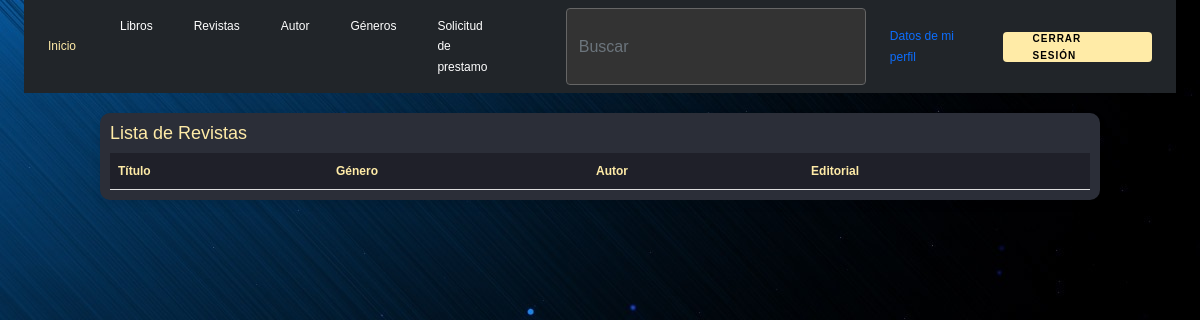
Before: /view/content/user/revistas.php (signed in) with the older database file.
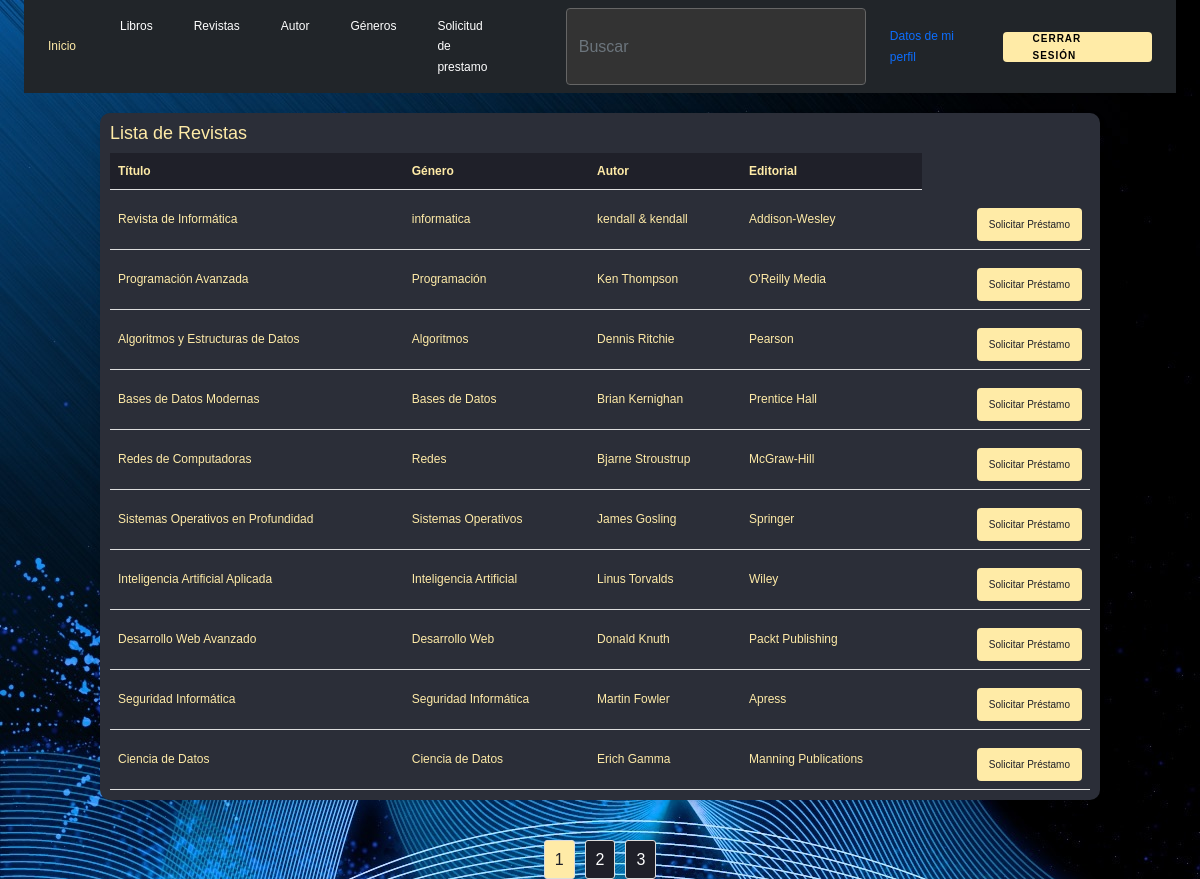
After: the same page with the newer database file.
### tables this page shows
CREATE TABLE `libros` (
  `id_libro` int(11) NOT NULL,
  `titulo` varchar(100) NOT NULL,
  `cantidad` decimal(10,0) NOT NULL,
  `id_tipo` int(11) NOT NULL,
  `isbn` varchar(20) DEFAULT NULL,
  `id_genero` int(11) NOT NULL,
  `id_autor` int(11) NOT NULL,
  `id_editorial` int(11) NOT NULL
);

CREATE TABLE `genero` (
  `id_genero` int(11) NOT NULL,
  `nombre` varchar(50) NOT NULL
);

CREATE TABLE `autor` (
  `id_autor` int(11) NOT NULL,
  `nombre` varchar(100) NOT NULL
);

CREATE TABLE `editorial` (
  `id_editorial` int(11) NOT NULL,
  `nombre` varchar(100) NOT NULL
);

### view/content/user/revistas.php (the view, shortened to what this page needs)
<?php
require_once("c://xampp/htdocs/login/view/head/header.php");
try {
    $database = new db();
    $conn = $database->conexion();
    $results_per_page = 10;
    $sql = "SELECT COUNT(*) AS total FROM libros WHERE id_tipo = 2";
    $stmt = $conn->query($sql);
    $row = $stmt->fetch(PDO::FETCH_ASSOC);
    $total_results = $row['total'];
    $total_pages = ceil($total_results / $results_per_page);
    if (!isset($_GET['page']) || !is_numeric($_GET['page']) || $_GET['page'] < 1) {
        $page = 1;
    } else if ($_GET['page'] > $total_pages) {
        $page = $total_pages;
    } else {
        $page = $_GET['page'];
    }
    $start_limit = ($page - 1) * $results_per_page;
    $sql = "SELECT l.id_libro, l.titulo, g.nombre AS genero, a.nombre AS autor, e.nombre AS editorial
            FROM libros l
            INNER JOIN genero g ON l.id_genero = g.id_genero
            INNER JOIN autor a ON l.id_autor = a.id_autor
            INNER JOIN editorial e ON l.id_editorial = e.id_editorial
            WHERE l.id_tipo = 2
            LIMIT $start_limit, $results_per_page";
    $stmt = $conn->query($sql);
    $revistas = $stmt->fetchAll(PDO::FETCH_ASSOC);
} catch (PDOException $e) {
    echo "Error: " . $e->getMessage();
}
?>
<!DOCTYPE html>
<html lang="es">
<head>
</head>
<body>
    <div class="container">
        <h2>Lista de Revistas</h2>
        <table>
            <tr>
                <th>Título</th>
                <th>Género</th>
                <th>Autor</th>
                <th>Editorial</th>
            </tr>
            <?php foreach ($revistas as $revista): ?>
                <tr>
                    <td><?= htmlspecialchars($revista['titulo'], ENT_QUOTES, 'UTF-8') ?></td>
                    <td><?= htmlspecialchars($revista['genero'], ENT_QUOTES, 'UTF-8') ?></td>
                    <td><?= htmlspecialchars($revista['autor'], ENT_QUOTES, 'UTF-8') ?></td>
                    <td><?= htmlspecialchars($revista['editorial'], ENT_QUOTES, 'UTF-8') ?></td>
                    <td><button class="btn-solicitar-prestamo" onclick="solicitarPrestamo(<?= $revista['id_libro'] ?>)">Solicitar Préstamo</button></td>
                </tr>
            <?php endforeach; ?>
        </table>
    </div>
    <div class="pagination-container">
        <div class="pagination">
            <?php for ($i = 1; $i <= $total_pages; $i++): ?>
                <a href="?page=<?php echo $i; ?>" class="<?php if ($i == $page) echo 'active'; ?>"><?php echo $i; ?></a>
            <?php endfor; ?>
        </div>
    </div>
</body>
</html>

Changed rows visible on the page:
added libros: titulo "Revista de Informática", id_genero.nombre "informatica", id_autor.nombre "kendall & kendall", id_editorial.nombre "Addison-Wesley"
added libros: titulo "Programación Avanzada", id_genero.nombre "Programación", id_autor.nombre "Ken Thompson", id_editorial.nombre "O'Reilly Media"
added libros: titulo "Algoritmos y Estructuras de Datos", id_genero.nombre "Algoritmos", id_autor.nombre "Dennis Ritchie", id_editorial.nombre "Pearson"
added libros: titulo "Bases de Datos Modernas", id_genero.nombre "Bases de Datos", id_autor.nombre "Brian Kernighan", id_editorial.nombre "Prentice Hall"
added libros: titulo "Redes de Computadoras", id_genero.nombre "Redes", id_autor.nombre "Bjarne Stroustrup", id_editorial.nombre "McGraw-Hill"
added libros: titulo "Sistemas Operativos en Profundidad", id_genero.nombre "Sistemas Operativos", id_autor.nombre "James Gosling", id_editorial.nombre "Springer"
added libros: titulo "Inteligencia Artificial Aplicada", id_genero.nombre "Inteligencia Artificial", id_autor.nombre "Linus Torvalds", id_editorial.nombre "Wiley"
added libros: titulo "Desarrollo Web Avanzado", id_genero.nombre "Desarrollo Web", id_autor.nombre "Donald Knuth", id_editorial.nombre "Packt Publishing"
added libros: titulo "Seguridad Informática", id_genero.nombre "Seguridad Informática", id_autor.nombre "Martin Fowler", id_editorial.nombre "Apress"
added libros: titulo "Ciencia de Datos", id_genero.nombre "Ciencia de Datos", id_autor.nombre "Erich Gamma", id_editorial.nombre "Manning Publications"
Other visible differences:
new list line: "1"
new list line: "2"
new list line: "3"
